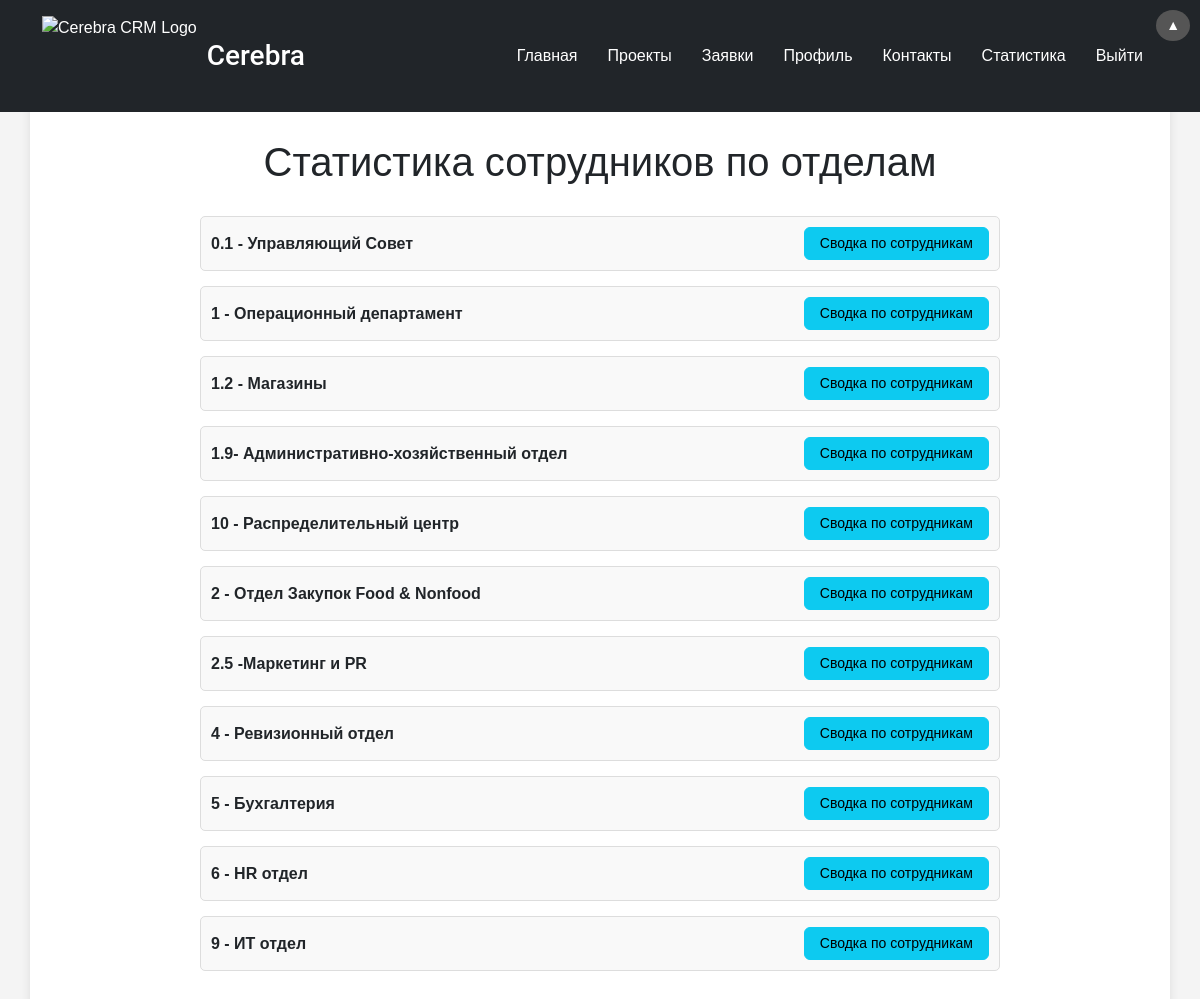
/stats/statistics/departments/ (signed in), run on the app's committed database.
### departments/models.py (models this page shows, shortened)
class Department(models.Model):
    name = models.CharField(max_length=100, verbose_name="Название отдела")
    description = models.TextField(blank=True, null=True, verbose_name="Описание")

### stats/views.py (the view)
# urls.py: path('statistics/departments/', views.department_statistics, name='department_statistics'),
@login_required
def department_statistics(request):
    if not request.user.userprofile.full_statistics:
        return render(request, 'statistics/user_statistics.html')
    departments = Department.objects.all().order_by('name')  # Сортируем отделы по имени
    return render(request, 'statistics/departments.html', {'departments': departments})

### stats/templates/statistics/departments.html (shortened to what this page needs)
{% extends 'base.html' %}
{% load static %}
{% block content %}
<h1 style="text-align: center; margin-bottom: 30px;">Статистика сотрудников по отделам</h1>
{% if request.user.userprofile.full_statistics %}
<div style="display: flex; justify-content: center;">
    <ul style="list-style-type: none; padding: 0; width: 100%; max-width: 800px;">
        {% for department in departments %}
        <li style="
            display: flex;
            justify-content: space-between;
            align-items: center;
            margin-bottom: 15px;
            padding: 10px;
            border: 1px solid #ddd;
            border-radius: 5px;
            background-color: #f9f9f9;
        ">
            <span style="font-weight: bold; font-size: 16px;">{{ department.name }}</span>
            <a href="{% url 'department_employee_statistics' department.id %}"
               class="btn btn-info"
               style="padding: 5px 15px; font-size: 14px;">
                Сводка по сотрудникам
            </a>
        </li>
        {% endfor %}
    </ul>
</div>
{% else %}
<p style="text-align: center;">У вас нет прав для просмотра этой информации.</p>
{% endif %}
{% endblock %}

### static/css/styles.css (style rules this page uses)
body { font-family: Arial, sans-serif; background-color: #f4f4f4; height: 100%; margin: 0; padding: 0; display: flex; flex-direction: column; min-height: 100vh; }

### data on the page
Department: name "0.1 - Управляющий Совет"
Department: name "1 - Операционный департамент"
Department: name "1.2 - Магазины"
Department: name "1.9- Административно-хозяйственный отдел"
Department: name "10 - Распределительный центр"
Department: name "2 - Отдел Закупок Food & Nonfood"
Department: name "2.5 -Маркетинг и PR"
Department: name "4 - Ревизионный отдел"
Department: name "5 - Бухгалтерия"
Department: name "6 - HR отдел"
Department: name "9 - ИТ отдел"
